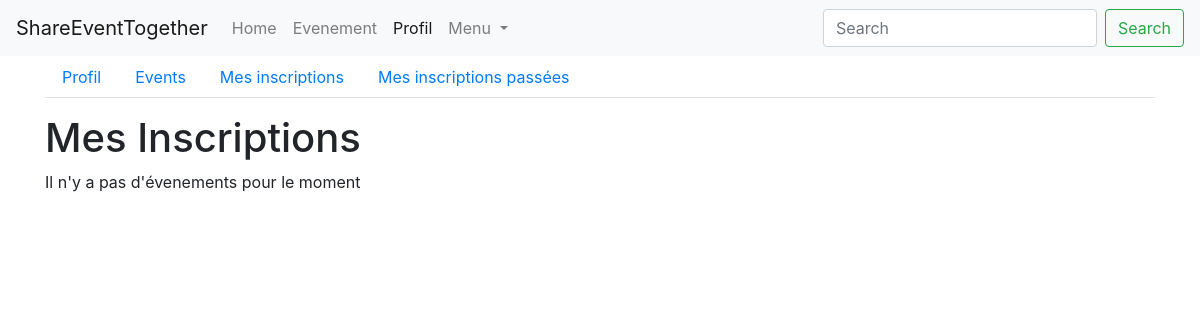
/profile/evenements/inscrit (signed in), run on an earlier commit of the app's database.
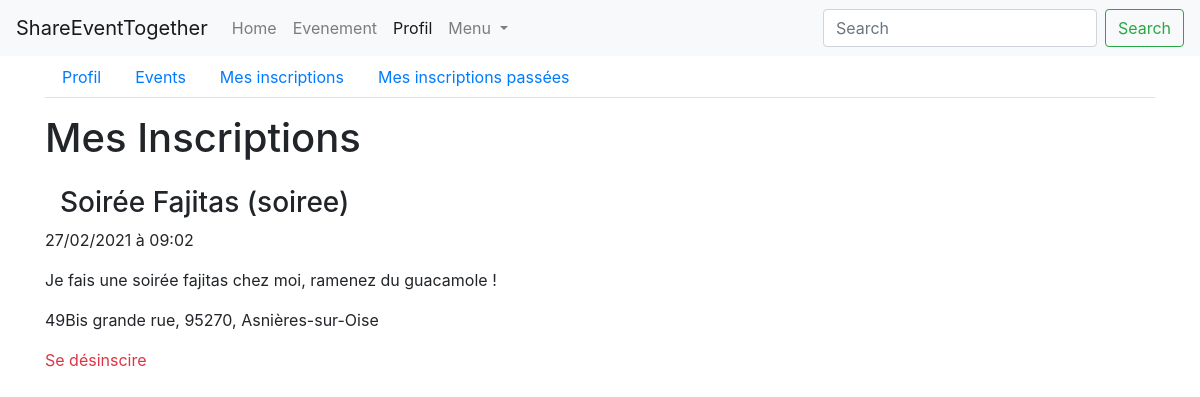
And on a later commit of the database.
### events/models.py (models this page shows, shortened)
class InscriptionEvent(models.Model):
    person = models.ForeignKey('persons.Person', on_delete=models.CASCADE)
    event = models.ForeignKey('Event', on_delete=models.CASCADE)

class Event(models.Model):
    PARTY_CATEGORY = 'soiree'
    GAME_CATEGORY = 'jeux'
    TOURISM_CATEGORY = 'tourisme'
    AREA_CATEGORY = 'plein air'
    CATEGORY_CHOICES = (
        (PARTY_CATEGORY, 'soiree'),
        (GAME_CATEGORY, 'jeux'),
        (TOURISM_CATEGORY, 'tourisme'),
        (AREA_CATEGORY, 'plein air')
    )
    person = models.ForeignKey('persons.Person', on_delete=models.CASCADE)
    title = models.CharField('titre', max_length=150)
    description = models.TextField('description')
    address = models.CharField('adresse', max_length=100)
    zip_code = models.IntegerField('code postal')
    city = models.CharField('ville', max_length=50)
    category = models.CharField('categorie', choices=CATEGORY_CHOICES, max_length=20)
    created_at = models.DateTimeField('crée à', auto_now=True)
    event_date = models.DateTimeField('date evenement', auto_now=False)

### events/views/events.py (the view)
# urls.py: path('profile/evenements/inscrit', ProfileRegisteredEventsView.as_view(), name='profil-registered_events'),
class ProfileRegisteredEventsView(PersonView):
    def get(self, request):
        user = request.user
        person = get_person_by_user(user)
        today = datetime.now()
        inscription_events = get_inscription_event_person(person).filter(event__event_date__gt=today)
        context = {
            'user': user,
            'person': person,
            'inscription_events': inscription_events,
            'navigation_items': navigation.navigation_items(navigation.NAV_PROFIL),
        }
        return render(request, 'persons/events/my_registered_events.html', context)

### events/models_helpers.py (called while the page is built)
def get_person_by_user(user):
    return Person.objects.get(user=user)

def get_inscription_event_person(person):
    return InscriptionEvent.objects.filter(person=person)

### events/navigation.py (called while the page is built)
def navigation_items(selected_item=None):
    items = []
    for name, shortcut in NAV_ITEMS:
        items.append({
            'name': name,
            'url': reverse(shortcut),
            'active': True if selected_item == name else False,
        })
    return items

### events/templates/persons/events/my_registered_events.html (shortened to what this page needs)
{% extends 'persons/base_navbar.html' %}
{% block content %}
    <div class="row">
        <div class="col">
            <div class="row">
                <div class="col">
                    <ul class="nav nav-tabs">
                        <li class="nav-item">
                            <a class="nav-link" href="{% url 'profil' %}">Profil</a>
                        </li>
                        <li class="nav-item">
                            <a class="nav-link" href="{% url 'profil-events' %}">Events</a>
                        </li>
                        <li class="nav-item">
                            <a class="nav-link" href="{% url 'profil-registered_events' %}">Mes inscriptions</a>
                        </li>
                        <li class="nav-item">
                            <a class="nav-link" href="{% url 'profil-finished-events' %}">Mes inscriptions passées</a>
                        </li>
                    </ul>
                </div>
            </div>
            <div class="row">
                <div class="col mt-3">
                    <div class="row">
                        <h1 class="col-md-7">Mes Inscriptions</h1>
                        <div class="col-md-5 text-right">
                        </div>
                    </div>
                    {% for inscription in inscription_events %}
                        <div class="row ">
                            <div class="col">
                                <h3 class="col mt-3">{{ inscription.event.title }}
                                    ({{ inscription.event.category }})</h3>
                                <p>{{ inscription.event.event_date|date:'d/m/Y à h:m' }}</p>
                                <p>{{ inscription.event.description }}</p>
                                <p>{{ inscription.event.address }}, {{ inscription.event.zip_code }}, {{ inscription.event.city }}</p>
                                <a class="text-danger" data-toggle="modal" data-target="#close_modal">Se
                                    désinscire</a>
                            </div>
                        </div>
                    {% empty %}
                        <p>Il n'y a pas d'évenements pour le moment</p>
                    {% endfor %}
                </div>
            </div>
        </div>
    </div>
{% endblock %}

What changed in the data, as far as the page shows it:
added InscriptionEvent: event "Soirée Fajitas", event.category "soiree", event.event_date "27/02/2021 à 09:02", event.description "Je fais une soirée fajitas chez moi, ramenez du guacamole !", event.address "49Bis grande rue", event.zip_code "95270", event.city "Asnières-sur-Oise"
Also different on the page:
text no longer shown: "Il n'y a pas d'évenements pour le moment"
